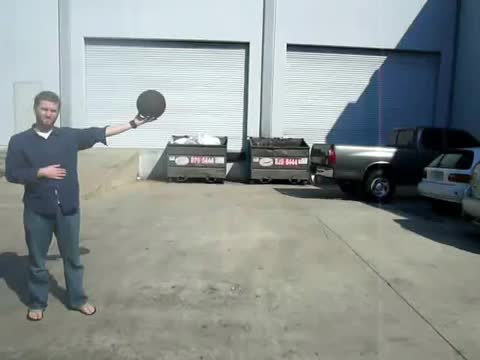
#> input picture media/image-05.jpeg, 480 x 360 px; the run also reads 1 picture not shown here
$ python sprint0.py --imagea media/image-05.jpeg --imageb media/image-07.jpeg --vertical_offset 5
#> lines starting #> are read from the running program, lines starting #| are printed output that depends on the picture
# python sprint0.py -a ./media/0146.bmp -b ./media/0147.bmp
# python sprint0.sh.py -a ./media/file1.jpg -b ./media/file2.jpg

# Demonstrates finding correlating points in 2 seperate images which are similar but not identical
# DONE Utilize a modern binary descriptor and a matcher, to find coorelated matching points in 2 images sorted by relevance.

import argparse
import cv2
import sys
if sys.version_info[0] == 3:
    # for Python3
    from tkinter import *   ## notice lowercase 't' in tkinter here
else:
    # for Python2
    from Tkinter import *   ## notice capitalized T in Tkinter
import matplotlib.pyplot as plt
import imutils


width_resize = 400
matches_requested = 32
crossCheckValue=True
sort_matches = True
use_ratio=True
ratio_test_value=0.77 # 0.7
vertical_offset = 0

# construct the argument parser and parse the arguments
ap = argparse.ArgumentParser()
ap.add_argument("-v", "--video", help="path to the (optional) video file")
ap.add_argument("-a", "--imagea", required=True, help="Path to the image1")
ap.add_argument("-b", "--imageb", required=True, help="Path to the image2")
ap.add_argument("-y", "--vertical_offset", required=True, type=int, help="Offset Y axis for output")
args = vars(ap.parse_args())

img1 = cv2.imread(args["imagea"],1) # queryImage
#> img1 is the input picture: shape (360, 480, 3); mean B, G, R 145.7, 147.6, 140.3
img2 = cv2.imread(args["imageb"],1) # trainImage

if args.get("vertical_offset", True):
    vertical_offset = args["vertical_offset"]

try:
    #if img1.shape[0] > width_resize:
    imutils.resize(img1, width=width_resize)
    imutils.resize(img2, width=width_resize)

    # Initiate
    key_descriptorsOrb = cv2.ORB_create()
    key_descriptorsBrisk = cv2.BRISK_create()
    key_descriptorsAkaze = cv2.AKAZE_create(cv2.AKAZE_DESCRIPTOR_MLDB_UPRIGHT)

    # ORB find the keypoints and descriptors
    kp1_orb, des1_orb = key_descriptorsOrb.detectAndCompute(img1,None)
#> kp1_orb = 500 keypoints; strongest (x, y, size): (390, 149, 64.3), (393, 150, 44.6), (391, 149, 77.1), (233, 146, 92.6)
    kp2_orb, des2_orb = key_descriptorsOrb.detectAndCompute(img2,None)
#> kp2_orb = 500 keypoints; strongest (x, y, size): (312, 176, 31), (393, 150, 44.6), (391, 149, 77.1), (233, 146, 92.6)

    # create BFMatcher object
    bf_orb = cv2.BFMatcher(cv2.NORM_HAMMING2,crossCheck=crossCheckValue)

    # Match descriptors.
    matches_orb = bf_orb.match(des1_orb,des2_orb)
#> matches_orb = 419 matches

    # Sort them in the order of their distance.
    if sort_matches:
        matches_orb = sorted(matches_orb, key = lambda x:x.distance)

    # Draw matches.
    img_orb = cv2.drawMatches(img1,kp1_orb,img2,kp2_orb,matches_orb[:matches_requested], None, flags=2)
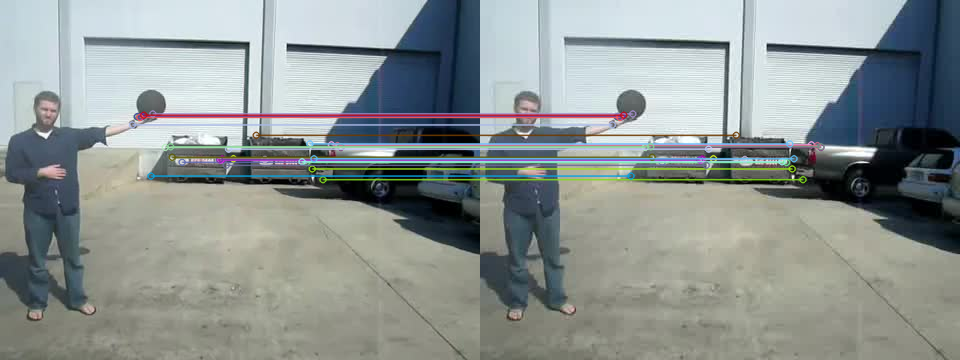
#> img_orb: shape (360, 960, 3); mean B, G, R 146.8, 148.8, 141.4
    plt.axis("off")
    #plt.imshow(cv2.cvtColor(img_orb, cv2.COLOR_BGR2RGB)),plt.show()
    cv2.imshow ( "img_orb", img_orb )
    cv2.moveWindow ( "img_orb", img_orb.shape[1]*0, vertical_offset)
except Exception as e:
    print("ORB Error: " + str(e))

try:
    # Brisk the keypoints and descriptors
    kp1_brisk, des1_brisk = key_descriptorsOrb.detectAndCompute(img1,None)
#> kp1_brisk has the same summary as kp1_orb
    kp2_brisk, des2_brisk = key_descriptorsOrb.detectAndCompute(img2,None)
#> kp2_brisk has the same summary as kp2_orb

    # create BFMatcher object
    bf_brisk = cv2.BFMatcher(cv2.NORM_HAMMING2,crossCheck=crossCheckValue)

    # Match descriptors.
    matches_brisk = bf_brisk.match(des1_brisk,des2_brisk)
#> matches_brisk = 419 matches
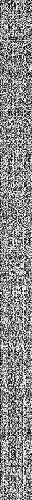
#> des1_brisk: shape (500, 32); min 0, max 255, mean 137.8

    # Sort them in the order of their distance.
    if sort_matches:
        matches_brisk = sorted(matches_brisk, key = lambda x:x.distance)

    # Draw matches.
    img_brisk = cv2.drawMatches(img1,kp1_brisk,img2,kp2_brisk,matches_brisk[:matches_requested], None, flags=2)
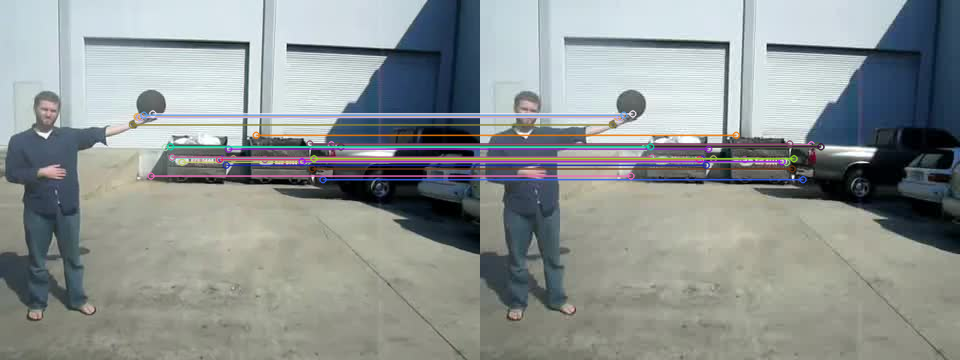
#> img_brisk: shape (360, 960, 3); mean B, G, R 146.6, 147.8, 141.6
    plt.axis("off")
    #plt.imshow(cv2.cvtColor(img_brisk, cv2.COLOR_BGR2RGB)),plt.show()
    cv2.imshow ( "img_brisk", img_brisk )
    cv2.moveWindow ( "img_brisk", img_brisk.shape[1]*1, vertical_offset)
except Exception as e:
    print("BRISK Error: " + str(e))

try:
    # Brisk the keypoints and descriptors
    kp1_Akaze, des1_Akaze = key_descriptorsOrb.detectAndCompute(img1, None)
#> kp1_Akaze has the same summary as kp1_orb
    kp2_Akaze, des2_Akaze = key_descriptorsOrb.detectAndCompute(img2,None)
#> kp2_Akaze has the same summary as kp2_orb

    # create BFMatcher object
    bf_Akaze = cv2.BFMatcher(cv2.NORM_HAMMING2,crossCheck=crossCheckValue)

    # Match descriptors.
    matches_Akaze = bf_Akaze.match(des1_Akaze,des2_Akaze)
#> matches_Akaze = 419 matches

    # Sort them in the order of their distance.
    if sort_matches:
        matches_Akaze = sorted(matches_Akaze, key = lambda x:x.distance)

    # Draw matches.
    img_Akaze = cv2.drawMatches(img1,kp1_Akaze,img2,kp2_Akaze,matches_Akaze[:matches_requested], None, flags=2)
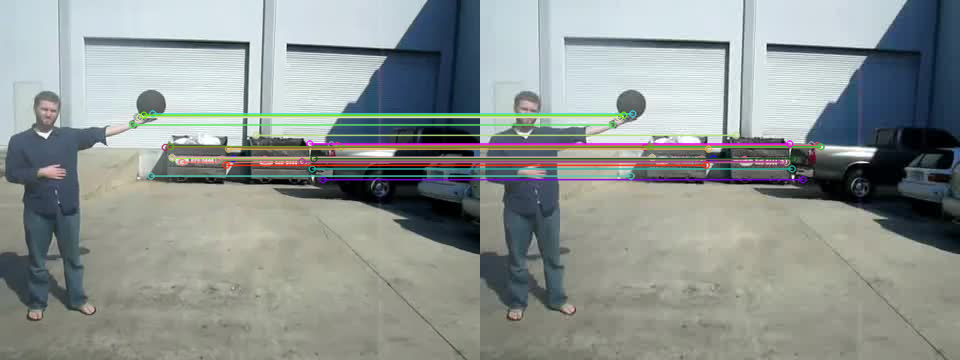
#> img_Akaze: shape (360, 960, 3); mean B, G, R 145.9, 148.7, 141.8
    plt.axis("off")
    #plt.imshow(cv2.cvtColor(img_Akaze, cv2.COLOR_BGR2RGB)),plt.show()
    cv2.imshow ( "img_Akaze", img_Akaze )
    cv2.moveWindow ( "img_Akaze", img_Akaze.shape[1]*2, vertical_offset)
except Exception as e:
    print("AKAZE Error: " + str(e))

try:
    # Initiate SIFT detector
    sift = cv2.xfeatures2d.SIFT_create()

    # find the keypoints and descriptors
    kp1, des1 = sift.detectAndCompute(img1,None)
#> kp1 = 464 keypoints; strongest (x, y, size): (313, 177, 2.2), (291, 47, 6.2), (304, 161, 4.5), (151, 106, 19.4)
    kp2, des2 = sift.detectAndCompute(img2,None)
#> kp2 = 469 keypoints; strongest (x, y, size): (313, 177, 2.3), (384, 153, 12), (291, 47, 6.4), (221, 160, 4.7)
    # [22 lines of commented-out code are left out]
    bf = cv2.BFMatcher ()
    matches = bf.knnMatch ( des1, des2, k=2 )
#> matches = 464 matches
    # Apply ratio test
    good = []
    for m, n in matches:
        if m.distance < 0.75 * n.distance:
            good.append ( [m] )
#> after the loop, good = 260 matches
    # cv2.drawMatchesKnn expects list of lists as matches.
    img_sift = cv2.drawMatchesKnn ( img1, kp1, img2, kp2, good, None)
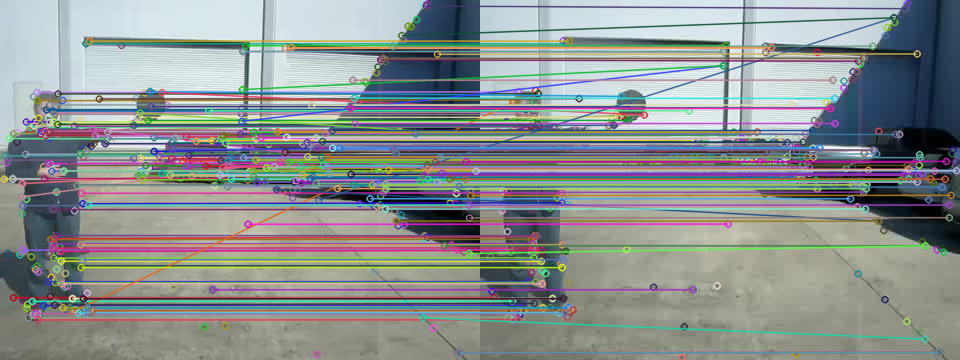
#> img_sift: shape (360, 960, 3); mean B, G, R 145, 145.2, 140.2

    #plt.imshow(img3,),plt.show()
    cv2.imshow ( "SIFT", img_sift )
    cv2.moveWindow ( "SIFT", img_sift.shape[1]*3, vertical_offset)

except Exception as e:
    print("SIFT Error: " + str(e))

try:
    #SURF
    surf = cv2.xfeatures2d.SURF_create()
    # find the keypoints and descriptors
    kp1_surf, des1_surf = sift.detectAndCompute(img1,None)
    kp2_surf, des2_surf = sift.detectAndCompute(img2,None)

    # FLANN parameters
    FLANN_INDEX_KDTREE = 1
    index_params = dict(algorithm = FLANN_INDEX_KDTREE, trees = 5)
    search_params = dict(checks=50)   # or pass empty dictionary
    flann = cv2.FlannBasedMatcher(index_params,search_params)
    matches = flann.knnMatch(des1_surf,des2_surf,k=2)

    # Need to draw only good matches, so create a mask
    matchesMask = [[0,0] for i in range(len(matches))]

    # ratio test as per Lowe's paper
    for i,(m,n) in enumerate(matches):
        if use_ratio:
            if m.distance < ratio_test_value*n.distance:
                 matchesMask[i]=[1,0]
        else:
            matchesMask[i] = [1, 0]
    draw_params = dict(matchColor = (0,255,0),
                       singlePointColor = (255,0,0),
                       matchesMask = matchesMask,
                       flags = 0)
    img_surf = cv2.drawMatchesKnn(img1,kp1_surf,img2,kp2_surf,matches,None,**draw_params)
    #plt.imshow(img_surf,),plt.show()
    cv2.imshow ( "SURF", img_surf )
    cv2.moveWindow ( "SURF", img_surf.shape[1]*4, vertical_offset)
except Exception as e:
    print("SURF Error: " + str(e))


while True:
    key = cv2.waitKey ( 1 ) & 0xFF
#> (key Esc is pressed here)
    # if the 'q' key is pressed, stop the loop
    if key == ord ( "q" ):
        break
# # create BFMatcher object
# bf_surf= cv2.BFMatcher(cv2.NORM_HAMMING2,crossCheck=crossCheckValue)
#
# # Match descriptors.
# matches_surf = bf_surf.match(des1_surf,des2_surf)
#
# # Sort them in the order of their distance.
# if sort_matches:
#     matches_surf = sorted(matches_surf, key = lambda x:x.distance)
#
# # Draw matches.
# img_surf = cv2.drawMatches(img1,kp1_surf,img2,kp2_surf,matches_surf[:matches_requested], None, flags=2)
# plt.axis("off")
# plt.imshow(cv2.cvtColor(img_surf, cv2.COLOR_BGR2RGB)),plt.show()
